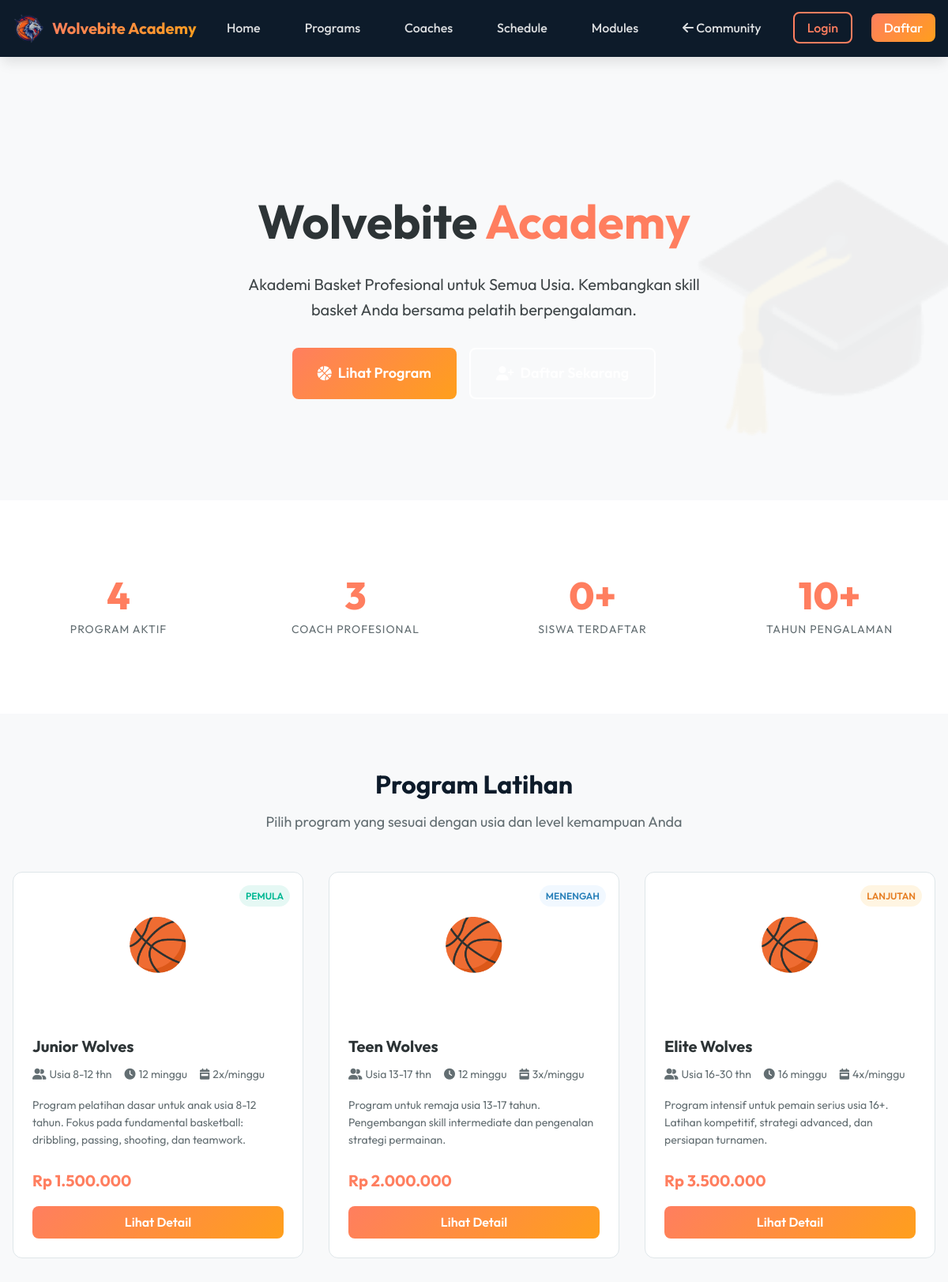
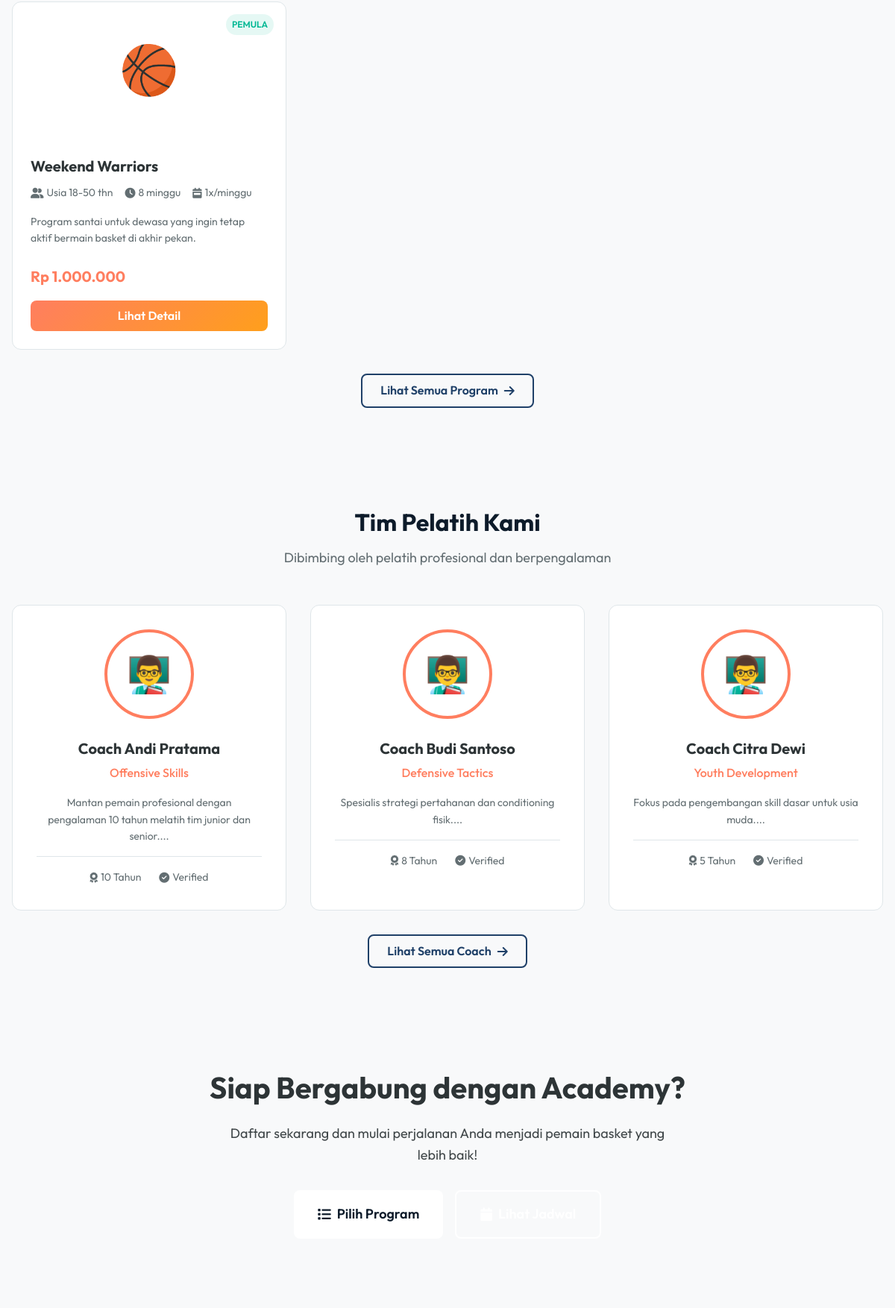
Page /academy/index.php (upper part) on the committed database (2 pictures, top to bottom).
### tables this page shows
CREATE TABLE IF NOT EXISTS academy_programs (
    id INT AUTO_INCREMENT PRIMARY KEY,
    name VARCHAR(100) NOT NULL,
    slug VARCHAR(100) UNIQUE,
    description TEXT,
    level ENUM('beginner', 'intermediate', 'advanced', 'elite') DEFAULT 'beginner',
    age_min INT DEFAULT 0,
    age_max INT DEFAULT 99,
    duration_weeks INT DEFAULT 12,
    sessions_per_week INT DEFAULT 2,
    price DECIMAL(12,2) NOT NULL DEFAULT 0,
    max_participants INT DEFAULT 20,
    coach_id INT,
    image VARCHAR(255),
    status ENUM('active', 'inactive', 'full') DEFAULT 'active',
    created_at TIMESTAMP DEFAULT CURRENT_TIMESTAMP,
    updated_at TIMESTAMP DEFAULT CURRENT_TIMESTAMP ON UPDATE CURRENT_TIMESTAMP,
    FOREIGN KEY (coach_id) REFERENCES academy_coaches(id) ON DELETE SET NULL
);

CREATE TABLE IF NOT EXISTS academy_coaches (
    id INT AUTO_INCREMENT PRIMARY KEY,
    name VARCHAR(100) NOT NULL,
    email VARCHAR(100) UNIQUE,
    phone VARCHAR(20),
    specialization VARCHAR(100),
    bio TEXT,
    photo VARCHAR(255),
    experience_years INT DEFAULT 0,
    certifications TEXT,
    status ENUM('active', 'inactive') DEFAULT 'active',
    created_at TIMESTAMP DEFAULT CURRENT_TIMESTAMP,
    updated_at TIMESTAMP DEFAULT CURRENT_TIMESTAMP ON UPDATE CURRENT_TIMESTAMP
);

### includes/functions.php (called while the page is built, shortened)
<?php
function isLoggedIn()
{
    return isset($_SESSION['user_id']);
}
function sanitize($input)
{
    return htmlspecialchars(trim($input), ENT_QUOTES, 'UTF-8');
}
function formatRupiah($amount)
{
    return 'Rp ' . number_format($amount, 0, ',', '.');
}
?>

### academy/includes/functions.php (called while the page is built, shortened)
<?php
require_once __DIR__ . '/../../includes/functions.php';
function getPrograms($limit = null)
{
    global $conn;
    $sql = "SELECT p.*, c.name as coach_name
            FROM academy_programs p
            LEFT JOIN academy_coaches c ON p.coach_id = c.id
            WHERE p.status = 'active'
            ORDER BY p.created_at DESC";
    if ($limit) {
        $sql .= " LIMIT $limit";
    }
    return mysqli_query($conn, $sql);
}
function getCoaches()
{
    global $conn;
    return mysqli_query($conn, "SELECT * FROM academy_coaches WHERE status = 'active' ORDER BY name ASC");
}
function formatLevel($level)
{
    $levels = [
        'beginner' => 'Pemula',
        'intermediate' => 'Menengah',
        'advanced' => 'Lanjutan',
        'elite' => 'Elite'
    ];
    return $levels[$level] ?? $level;
}
function getLevelBadge($level)
{
    $badges = [
        'beginner' => 'badge-success',
        'intermediate' => 'badge-info',
        'advanced' => 'badge-warning',
        'elite' => 'badge-primary'
    ];
    return $badges[$level] ?? 'badge-secondary';
}
?>

### academy/index.php (the view, shortened to what this page needs)
<?php
require_once 'includes/header.php';
$programs = getPrograms(4);
$coaches = getCoaches();
$coachCount = mysqli_num_rows($coaches);
mysqli_data_seek($coaches, 0);
$totalPrograms = mysqli_fetch_assoc(mysqli_query($conn, "SELECT COUNT(*) as count FROM academy_programs WHERE status = 'active'"))['count'];
$totalEnrollments = mysqli_fetch_assoc(mysqli_query($conn, "SELECT COUNT(*) as count FROM academy_enrollments WHERE status = 'approved'"))['count'];
?>
<section class="academy-hero">
    <div class="container">
        <h1>Wolvebite <span style="color: var(--accent-color);">Academy</span></h1>
        <p>Akademi Basket Profesional untuk Semua Usia. Kembangkan skill basket Anda bersama pelatih berpengalaman.</p>
        <div style="display: flex; gap: var(--space-md); justify-content: center; flex-wrap: wrap;">
            <a href="programs.php" class="btn btn-primary btn-lg">
                <i class="fas fa-basketball-ball"></i> Lihat Program
            </a>
            <?php if (!isLoggedIn()): ?>
                <a href="<?php echo SITE_URL; ?>/register.php" class="btn btn-outline btn-lg"
                    style="border-color: #fff; color: #fff;">
                    <i class="fas fa-user-plus"></i> Daftar Sekarang
                </a>
            <?php endif; ?>
        </div>
    </div>
</section>
<section style="background: var(--card-bg);">
    <div class="container">
        <div class="academy-stats">
            <div class="academy-stat">
                <div class="academy-stat-number"><?php echo $totalPrograms; ?></div>
                <div class="academy-stat-label">Program Aktif</div>
            </div>
            <div class="academy-stat">
                <div class="academy-stat-number"><?php echo $coachCount; ?></div>
                <div class="academy-stat-label">Coach Profesional</div>
            </div>
            <div class="academy-stat">
                <div class="academy-stat-number"><?php echo $totalEnrollments; ?>+</div>
                <div class="academy-stat-label">Siswa Terdaftar</div>
            </div>
            <div class="academy-stat">
                <div class="academy-stat-number">10+</div>
                <div class="academy-stat-label">Tahun Pengalaman</div>
            </div>
        </div>
    </div>
</section>
<section class="section">
    <div class="container">
        <div class="section-header">
            <h2 class="section-title">Program Latihan</h2>
            <p class="section-subtitle">Pilih program yang sesuai dengan usia dan level kemampuan Anda</p>
        </div>
        <div class="program-grid">
            <?php while ($program = mysqli_fetch_assoc($programs)): ?>
                <div class="program-card">
                    <div class="program-card-image">
                        🏀
                        <span class="level-badge badge <?php echo getLevelBadge($program['level']); ?>">
                            <?php echo formatLevel($program['level']); ?>
                        </span>
                    </div>
                    <div class="program-card-body">
                        <h3 class="program-card-title"><?php echo sanitize($program['name']); ?></h3>
                        <div class="program-card-meta">
                            <span><i class="fas fa-user-friends"></i> Usia
                                <?php echo $program['age_min']; ?>-<?php echo $program['age_max']; ?> thn</span>
                            <span><i class="fas fa-clock"></i> <?php echo $program['duration_weeks']; ?> minggu</span>
                            <span><i class="fas fa-calendar-week"></i>
                                <?php echo $program['sessions_per_week']; ?>x/minggu</span>
                        </div>
                        <p class="program-card-desc"><?php echo sanitize($program['description']); ?></p>
                        <div class="program-card-price"><?php echo formatRupiah($program['price']); ?></div>
                        <a href="program-detail.php?slug=<?php echo $program['slug']; ?>" class="btn btn-primary btn-block">
                            Lihat Detail
                        </a>
                    </div>
                </div>
            <?php endwhile; ?>
        </div>
        <div style="text-align: center; margin-top: var(--space-xl);">
            <a href="programs.php" class="btn btn-outline">Lihat Semua Program <i class="fas fa-arrow-right"></i></a>
        </div>
    </div>
</section>
<section class="section" style="background: var(--bg-color);">
    <div class="container">
        <div class="section-header">
            <h2 class="section-title">Tim Pelatih Kami</h2>
            <p class="section-subtitle">Dibimbing oleh pelatih profesional dan berpengalaman</p>
        </div>
        <div class="coach-grid">
            <?php while ($coach = mysqli_fetch_assoc($coaches)): ?>
                <div class="coach-card">
                    <div class="coach-avatar">
                        <?php if ($coach['photo']): ?>
                            <img src="uploads/coaches/<?php echo $coach['photo']; ?>"
                                alt="<?php echo sanitize($coach['name']); ?>">
                        <?php else: ?>
                            👨‍🏫
                        <?php endif; ?>
                    </div>
                    <h3 class="coach-name"><?php echo sanitize($coach['name']); ?></h3>
                    <p class="coach-specialization"><?php echo sanitize($coach['specialization']); ?></p>
                    <p class="coach-bio"><?php echo sanitize(substr($coach['bio'], 0, 100)); ?>...</p>
                    <div class="coach-experience">
                        <span><i class="fas fa-award"></i> <?php echo $coach['experience_years']; ?> Tahun</span>
                        <span><i class="fas fa-check-circle"></i> Verified</span>
                    </div>
                </div>
            <?php endwhile; ?>
        </div>
        <div style="text-align: center; margin-top: var(--space-xl);">
            <a href="coaches.php" class="btn btn-outline">Lihat Semua Coach <i class="fas fa-arrow-right"></i></a>
        </div>
    </div>
</section>
<section class="section"
    style="background: linear-gradient(135deg, var(--primary-color), var(--accent-color)); text-align: center;">
    <div class="container">
        <h2 style="font-size: 2.5rem; margin-bottom: var(--space-md);">Siap Bergabung dengan Academy?</h2>
        <p
            style="font-size: var(--font-size-lg); opacity: 0.9; margin-bottom: var(--space-xl); max-width: 600px; margin-left: auto; margin-right: auto;">
            Daftar sekarang dan mulai perjalanan Anda menjadi pemain basket yang lebih baik!
        </p>
        <div style="display: flex; gap: var(--space-md); justify-content: center; flex-wrap: wrap;">
            <a href="programs.php" class="btn btn-lg" style="background: #fff; color: var(--primary-dark);">
                <i class="fas fa-list"></i> Pilih Program
            </a>
            <a href="schedule.php" class="btn btn-outline btn-lg" style="border-color: #fff; color: #fff;">
                <i class="fas fa-calendar"></i> Lihat Jadwal
            </a>
        </div>
    </div>
</section>
<?php require_once 'includes/footer.php'; ?>

### assets/css/style.css (style rules this page uses)
:root { --primary-dark: #0d1b2a; --primary: #1f4068; --primary-light: #2a5298; --accent-color: #ff7e5f; --accent-alt: #ff9f1c; --accent-gradient: linear-gradient(135deg, #ff7e5f, #ff9f1c); --bg-color: #f8f9fa; --bg-dark: #0d1b2a; --card-bg: #ffffff; --text-color: #2d3436; --text-light: #636e72; --text-muted: #b2bec3; --border-color: #dfe6e9; --success: #00b894; --warning: #fdcb6e; --danger: #ff7675; --info: #74b9ff; --font-family: 'Outfit', sans-serif; --font-size-xs: 0.75rem; --font-size-sm: 0.875rem; --font-size-base: 1rem; --font-size-lg: 1.125rem; --font-size-xl: 1.25rem; --font-size-2xl: 1.5rem; --font-size-3xl: 2rem; --font-size-4xl: 2.5rem; --font-size-5xl: 3rem; --space-xs: 0.25rem; --space-sm: 0.5rem; --space-md: 1rem; --space-lg: 1.5rem; --space-xl: 2rem; --space-2xl: 3rem; --space-3xl: 4rem; --radius-sm: 0.375rem; --radius-md: 0.5rem; --radius-lg: 0.75rem; --radius-xl: 1rem; --radius-2xl: 1.5rem; --radius-full: 9999px; --shadow-sm: 0 1px 2px rgba(0, 0, 0, 0.05); --shadow-md: 0 4px 6px -1px rgba(0, 0, 0, 0.1); --shadow-lg: 0 10px 15px -3px rgba(0, 0, 0, 0.1); --shadow-xl: 0 20px 25px -5px rgba(0, 0, 0, 0.1); --shadow-glow: 0 0 30px rgba(255, 126, 95, 0.3); --transition-fast: 0.15s ease; --transition-base: 0.3s ease; --transition-slow: 0.5s ease; --container-max: 1200px; --container-padding: 1rem; }
*, *::before, *::after { margin: 0; padding: 0; box-sizing: border-box; }
html { scroll-behavior: smooth; }
body { font-family: var(--font-family); font-size: var(--font-size-base); line-height: 1.6; color: var(--text-color); background-color: var(--bg-color); min-height: 100vh; display: flex; flex-direction: column; }
a { text-decoration: none; color: inherit; transition: color var(--transition-fast); }
.container { max-width: var(--container-max); margin: 0 auto; padding: 0 var(--container-padding); }
.section { padding: var(--space-3xl) 0; }
.section-header { text-align: center; margin-bottom: var(--space-2xl); }
.section-title { font-size: var(--font-size-3xl); font-weight: 700; color: var(--primary-dark); margin-bottom: var(--space-sm); }
.section-subtitle { font-size: var(--font-size-lg); color: var(--text-light); }
.btn { display: inline-flex; align-items: center; justify-content: center; gap: var(--space-sm); padding: var(--space-sm) var(--space-lg); font-weight: 600; border-radius: var(--radius-md); transition: all var(--transition-fast); cursor: pointer; border: none; }
.btn-primary { background: var(--accent-gradient); color: #fff; }
.btn-outline { border: 2px solid var(--primary); color: var(--primary); background: transparent; }
.btn-lg { padding: var(--space-md) var(--space-xl); font-size: var(--font-size-lg); }
.btn-block { width: 100%; }
.badge { display: inline-flex; align-items: center; padding: var(--space-xs) var(--space-sm); font-size: var(--font-size-xs); font-weight: 600; border-radius: var(--radius-full); text-transform: uppercase; }
.badge-success { background: rgba(0, 184, 148, 0.1); color: var(--success); }
.badge-warning { background: rgba(253, 203, 110, 0.2); color: #e67e22; }
.badge-info { background: rgba(116, 185, 255, 0.1); color: #2980b9; }

### rows in the picture
academy_programs: level "PEMULA", name "Junior Wolves", age_min "8", age_max "12", duration_weeks "12", sessions_per_week "2", description "Program pelatihan dasar untuk anak usia 8-12 tahun. Fokus pada fundamental basketball: dribbling, passing, shooting, dan teamwork.", price "Rp 1.500.000"
academy_programs: level "MENENGAH", name "Teen Wolves", age_min "13", age_max "17", duration_weeks "12", sessions_per_week "3", description "Program untuk remaja usia 13-17 tahun. Pengembangan skill intermediate dan pengenalan strategi permainan.", price "Rp 2.000.000"
academy_programs: level "LANJUTAN", name "Elite Wolves", age_min "16", age_max "30", duration_weeks "16", sessions_per_week "4", description "Program intensif untuk pemain serius usia 16+. Latihan kompetitif, strategi advanced, dan persiapan turnamen.", price "Rp 3.500.000"
academy_programs: level "PEMULA", name "Weekend Warriors", age_min "18", age_max "50", duration_weeks "8", sessions_per_week "1", description "Program santai untuk dewasa yang ingin tetap aktif bermain basket di akhir pekan.", price "Rp 1.000.000"
academy_coaches: name "Coach Andi Pratama", specialization "Offensive Skills", bio "Mantan pemain profesional dengan pengalaman 10 tahun melatih tim junior dan senior.", experience_years "10"
academy_coaches: name "Coach Budi Santoso", specialization "Defensive Tactics", bio "Spesialis strategi pertahanan dan conditioning fisik.", experience_years "8"
academy_coaches: name "Coach Citra Dewi", specialization "Youth Development", bio "Fokus pada pengembangan skill dasar untuk usia muda.", experience_years "5"

### other values in the picture
$totalPrograms "4"
$coachCount "3"
$totalEnrollments "0"
